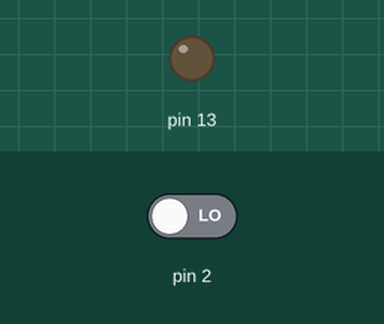
Recording of a sketch running on a simulated Arduino Uno, built with avr-gcc and run on an emulated ATmega328P. Shown: output pins drawn as LEDs (lit = HIGH). The inputs (shaded band) are chosen by the test bench; at power-on: pin 2 LOW.

Above: at 1.2 s.
1.3 s: pin 2 driven HIGH
At 2.0 s:
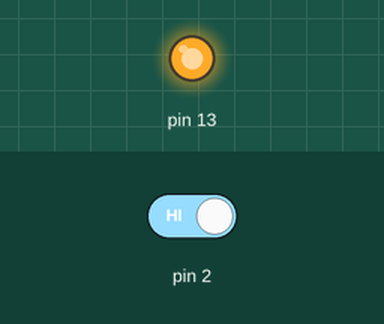
4.3 s: pin 2 driven LOW
At 5.5 s:
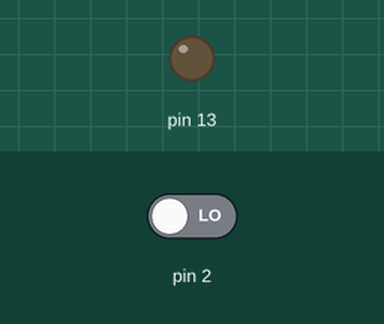
Timing chart, 0 to 7.3 s (numbered marks = the images above; inputs shaded):
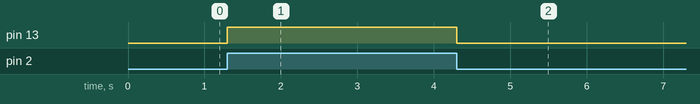

The sketch:

PushButtonLed.ino
```cpp
void setup()
{
  pinMode(13, OUTPUT);
  pinMode(2,INPUT);
}

void loop()
{
  if(digitalRead(2)==HIGH)
  {
    digitalWrite(13,HIGH);
    delay(1000);
    digitalWrite(13,LOW);
  }
}
```

Measured:
- after the input at 1.3 s, pin 13: LOW → HIGH at once
- after the input at 4.3 s, pin 13: HIGH → LOW at once
